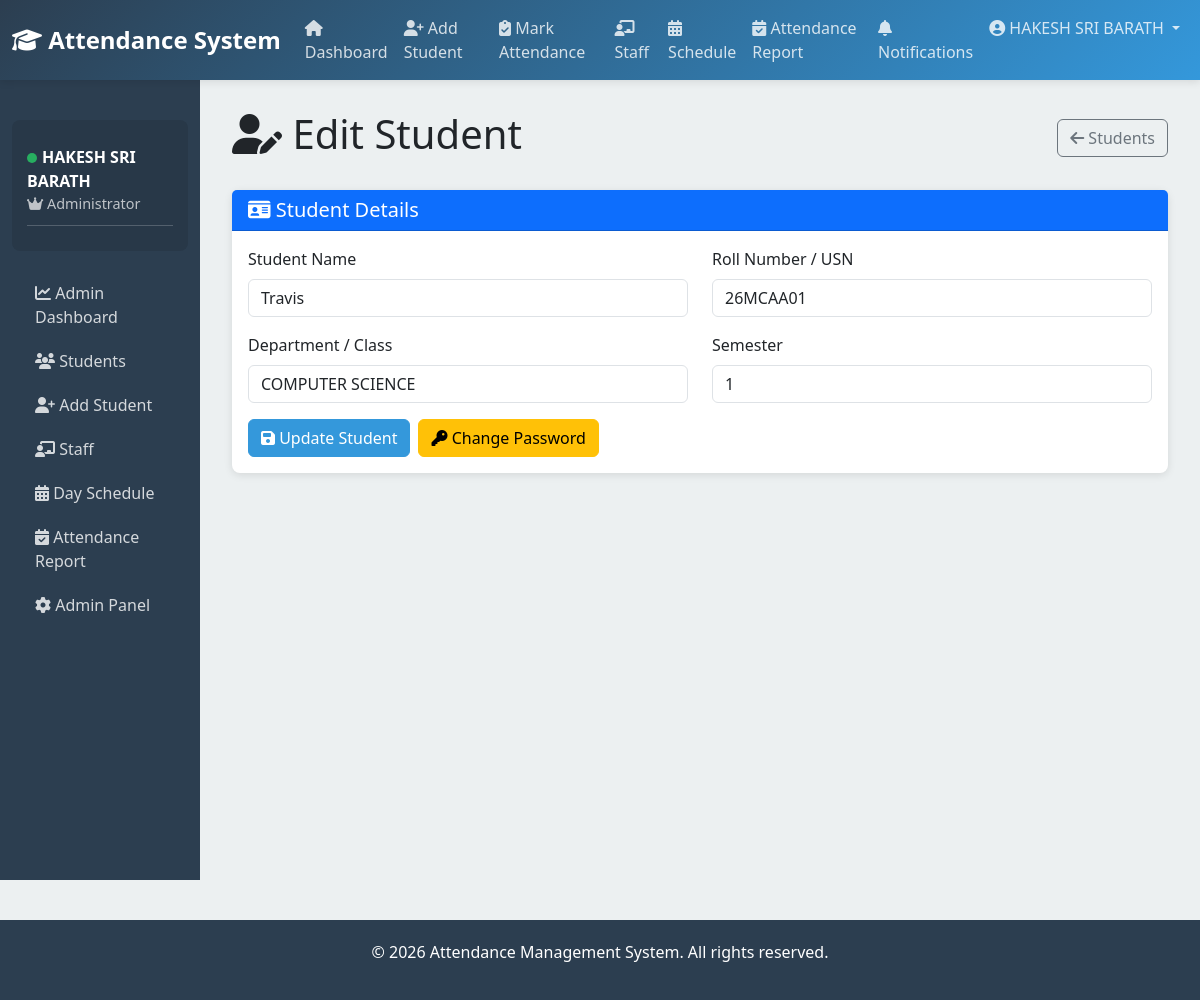
Page /edit-student/1/ (signed in) on the committed database.
### attendance/models.py (models this page shows, shortened)
class Student(models.Model):
    user = models.OneToOneField(
        User,
        on_delete=models.CASCADE,
        related_name='student_profile'
    )
    roll_number = models.CharField(
        max_length=20,
        unique=True
    )
    name = models.CharField(
        max_length=100
    )
    department = models.CharField(
        max_length=100
    )
    semester = models.IntegerField()

### attendance/views.py (the view)
    def wrapper(request, *args, **kwargs):
        if not (is_staff_user(request.user) or is_admin(request.user)):
            messages.error(request, "You do not have permission to access this page.")
            return redirect('dashboard')
        return view_func(request, *args, **kwargs)

### attendance/views.py (called while the page is built, shortened)
def is_admin(user):
    return user.is_staff or user.is_superuser

def is_staff_user(user):
    try:
        return hasattr(user, 'staff_profile') and user.staff_profile is not None
    except:
        return False

def staff_required(view_func):
    def wrapper(request, *args, **kwargs):
        if not (is_staff_user(request.user) or is_admin(request.user)):
            messages.error(request, "You do not have permission to access this page.")
            return redirect('dashboard')
        return view_func(request, *args, **kwargs)
    return wrapper

@login_required(login_url='login')
@staff_required
def edit_student(request, student_id):
    student = get_object_or_404(Student, id=student_id)
    return render(request, 'attendance/edit_student.html', {'student': student})

### attendance/templates/attendance/edit_student.html (shortened to what this page needs)
{% extends 'base.html' %}
{% block content %}
<div class="container-fluid">
    <div class="d-flex justify-content-between align-items-center mb-4">
        <h1><i class="fas fa-user-pen"></i> Edit Student</h1>
        <a href="{% url 'student_list' %}" class="btn btn-outline-secondary">
            <i class="fas fa-arrow-left"></i> Students
        </a>
    </div>
    <div class="card">
        <div class="card-header bg-primary text-white">
            <h5 class="mb-0"><i class="fas fa-id-card"></i> Student Details</h5>
        </div>
        <div class="card-body">
            <form method="post">
                <div class="row">
                    <div class="col-md-6 mb-3">
                        <label for="name" class="form-label">Student Name</label>
                        <input type="text" class="form-control" id="name" name="name" value="{{ student.name }}" required>
                    </div>
                    <div class="col-md-6 mb-3">
                        <label for="roll_number" class="form-label">Roll Number / USN</label>
                        <input type="text" class="form-control" id="roll_number" name="roll_number" value="{{ student.roll_number }}" required>
                    </div>
                    <div class="col-md-6 mb-3">
                        <label for="department" class="form-label">Department / Class</label>
                        <input type="text" class="form-control" id="department" name="department" value="{{ student.department }}" required>
                    </div>
                    <div class="col-md-6 mb-3">
                        <label for="semester" class="form-label">Semester</label>
                        <input type="number" min="1" max="8" class="form-control" id="semester" name="semester" value="{{ student.semester }}" required>
                    </div>
                </div>
                <div class="d-flex gap-2">
                    <button type="submit" class="btn btn-primary">
                        <i class="fas fa-save"></i> Update Student
                    </button>
                    <a href="{% url 'change_student_password' student.id %}" class="btn btn-warning">
                        <i class="fas fa-key"></i> Change Password
                    </a>
                </div>
            </form>
        </div>
    </div>
</div>
{% endblock %}

### attendance/templates/base.html (shortened to what this page needs)
<!DOCTYPE html>
<html lang="en">
<head>
    <link href="https://cdn.jsdelivr.net/npm/bootstrap@5.3.0/dist/css/bootstrap.min.css" rel="stylesheet">
    <link href="https://cdnjs.cloudflare.com/ajax/libs/font-awesome/6.4.0/css/all.min.css" rel="stylesheet">
</head>
<body>
    {% if user.is_authenticated %}
    <nav class="navbar navbar-expand-lg navbar-dark">
        <div class="container-fluid">
            <a class="navbar-brand" href="{% url 'dashboard' %}">
                <i class="fas fa-graduation-cap"></i> Attendance System
            </a>
            <div class="collapse navbar-collapse" id="navbarNav">
                <ul class="navbar-nav me-auto">
                    <li class="nav-item">
                        <a class="nav-link" href="{% url 'dashboard' %}">
                            <i class="fas fa-home"></i> Dashboard
                        </a>
                    </li>
                    {% if user.is_staff or user.is_superuser or user.staff_profile %}
                    <li class="nav-item">
                        <a class="nav-link" href="{% url 'add_student' %}">
                            <i class="fas fa-user-plus"></i> Add Student
                        </a>
                    </li>
                    <li class="nav-item">
                        <a class="nav-link" href="{% url 'mark_attendance' %}">
                            <i class="fas fa-clipboard-check"></i> Mark Attendance
                        </a>
                    </li>
                    {% endif %}
                    {% if user.is_staff or user.is_superuser %}
                    <li class="nav-item">
                        <a class="nav-link" href="{% url 'staff_list' %}">
                            <i class="fas fa-chalkboard-user"></i> Staff
                        </a>
                    </li>
                    <li class="nav-item">
                        <a class="nav-link" href="{% url 'day_schedule' %}">
                            <i class="fas fa-calendar-days"></i> Schedule
                        </a>
                    </li>
                    {% endif %}
                    <li class="nav-item">
                        <a class="nav-link" href="{% url 'attendance_report' %}">
                            <i class="fas fa-calendar-check"></i> Attendance Report
                        </a>
                    </li>
                </ul>
                <ul class="navbar-nav ms-auto">
                    <li class="nav-item">
                        <a class="nav-link" href="{% url 'notifications' %}">
                            <i class="fas fa-bell"></i> Notifications
                        </a>
                    </li>
                    <li class="nav-item dropdown">
                        <a class="nav-link dropdown-toggle" href="#" id="userDropdown" role="button" data-bs-toggle="dropdown">
                            <i class="fas fa-user-circle"></i> {{ user.first_name|default:user.username }}
                        </a>
                    </li>
                </ul>
            </div>
        </div>
    </nav>
    {% endif %}
    <div class="container-fluid">
        <div class="row">
            {% if user.is_authenticated %}
            <div class="col-lg-2 col-md-3 sidebar d-none d-md-block">
                <div class="user-menu">
                    <div class="user-info">
                        <div class="user-name">
                            <span class="status-badge"></span>{{ user.first_name|default:user.username }}
                        </div>
                        <div class="user-role">
                            {% if user.is_superuser or user.is_staff %}
                                <i class="fas fa-crown"></i> Administrator
                            {% elif user.staff_profile %}
                                <i class="fas fa-chalkboard-user"></i> Staff
                            {% elif user.student_profile %}
                                <i class="fas fa-book"></i> Student
                            {% endif %}
                        </div>
                    </div>
                </div>
                <div style="margin-top: 20px;">
                    {% if user.is_superuser or user.is_staff %}
                        <a href="{% url 'admin_dashboard' %}" class="{% if request.resolver_match.url_name == 'admin_dashboard' %}active{% endif %}">
                            <i class="fas fa-chart-line"></i> Admin Dashboard
                        </a>
                        <a href="{% url 'student_list' %}" class="{% if request.resolver_match.url_name == 'student_list' %}active{% endif %}">
                            <i class="fas fa-users"></i> Students
                        </a>
                        <a href="{% url 'add_student' %}" class="{% if request.resolver_match.url_name == 'add_student' %}active{% endif %}">
                            <i class="fas fa-user-plus"></i> Add Student
                        </a>
                        <a href="{% url 'staff_list' %}" class="{% if request.resolver_match.url_name == 'staff_list' %}active{% endif %}">
                            <i class="fas fa-chalkboard-user"></i> Staff
                        </a>
                        <a href="{% url 'day_schedule' %}" class="{% if request.resolver_match.url_name == 'day_schedule' %}active{% endif %}">
                            <i class="fas fa-calendar-days"></i> Day Schedule
                        </a>
                        <a href="{% url 'attendance_report' %}" class="{% if request.resolver_match.url_name == 'attendance_report' %}active{% endif %}">
                            <i class="fas fa-calendar-check"></i> Attendance Report
                        </a>
                        <a href="/admin/">
                            <i class="fas fa-cog"></i> Admin Panel
                        </a>
                    {% endif %}
                </div>
            </div>
            {% endif %}
            <div class="{% if user.is_authenticated %}col-lg-10 col-md-9 col-12 main-content{% else %}col-12 p-0{% endif %}">
                {% block content %}{% endblock %}
            </div>
        </div>
    </div>
    {% if user.is_authenticated %}
    <footer>
        <p>&copy; 2026 Attendance Management System. All rights reserved.</p>
    </footer>
    {% endif %}
</body>
</html>

### attendance/templates/base.html (style rules this page uses)
:root { --primary-color: #2c3e50; --secondary-color: #3498db; --success-color: #27ae60; --danger-color: #e74c3c; --warning-color: #f39c12; }
body { background-color: #ecf0f1; font-family: 'Segoe UI', Tahoma, Geneva, Verdana, sans-serif; }
.navbar { background: linear-gradient(135deg, var(--primary-color) 0%, var(--secondary-color) 100%); box-shadow: 0 2px 8px rgba(0,0,0,0.1); }
.navbar-brand { font-weight: bold; font-size: 1.5rem; }
.navbar .nav-link { color: rgba(255,255,255,0.8) !important; transition: color 0.3s; }
.sidebar { background-color: var(--primary-color); color: white; min-height: 100vh; padding-top: 20px; }
.sidebar a { color: rgba(255,255,255,0.8); text-decoration: none; padding: 10px 20px; display: block; transition: all 0.3s; border-left: 3px solid transparent; }
.main-content { padding: 30px 20px; }
.card { border: none; border-radius: 8px; box-shadow: 0 2px 8px rgba(0,0,0,0.1); transition: transform 0.3s, box-shadow 0.3s; }
.btn-primary { background-color: var(--secondary-color); border-color: var(--secondary-color); }
.user-menu { background-color: rgba(0,0,0,0.1); padding: 15px; border-radius: 8px; margin-top: 20px; }
.user-menu .user-info { padding: 10px 0; border-bottom: 1px solid rgba(255,255,255,0.2); margin-bottom: 10px; }
.user-name { font-weight: bold; color: white; }
.user-role { font-size: 0.9rem; color: rgba(255,255,255,0.7); }
.status-badge { display: inline-block; width: 10px; height: 10px; border-radius: 50%; background-color: #27ae60; margin-right: 5px; }
footer { background-color: var(--primary-color); color: white; text-align: center; padding: 20px; margin-top: 40px; }

### rows in the picture
Student: name "Travis", roll_number "26MCAA01", department "COMPUTER SCIENCE", semester "1"

### other values in the picture
{{ user.first_name|default:user.username }} "HAKESH SRI BARATH"
